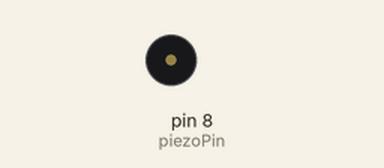
Simulated run of this sketch. Board: Arduino Uno, built with avr-gcc and run on an emulated ATmega328P. On the bench: buzzer (waves = sounding).

Above: at 0.2 s.
At 3.0 s:
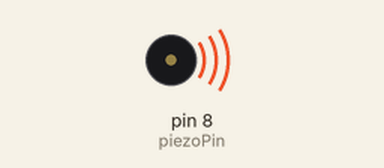
Timing chart, 0 to 5.4 s (numbered marks = the images above):
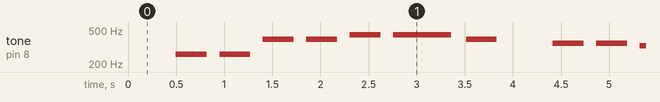

Measured:
- by itself, tone on pin 8 (piezoPin): plays 261 Hz for 0.32 s, 261 Hz for 0.32 s, 391 Hz for 0.32 s, 391 Hz for 0.32 s, 439 Hz for 0.32 s, 439 Hz for 0.60 s … (206 notes in this stretch)

The sketch:

practice_servowithboard.ino
```cpp
int piezoPin = 8;
int length = 15;
char notes[] = " ccggaag ffeeddc ggffeed ggffeed ccggaag ffeeddc ";      // a space represents a rest
int beats[] = { 1, 1, 1, 1, 1, 1, 2, 1, 1, 1, 1, 1, 1, 2, 4 };
int tempo = 300;

void playTone(int tone, int duration)
{
  for (long i = 0; i < duration * 1000L; i += tone * 2)
  {
    digitalWrite(piezoPin, HIGH);
    delayMicroseconds(tone);
    digitalWrite(piezoPin, LOW);
    delayMicroseconds(tone);
  }
}

void playNote(char note, int duration)
{
  char names[] = { 'c', 'd', 'e', 'f', 'g', 'a', 'b', 'C' };
  int tones[] = { 1915, 1700, 1519, 1432, 1275, 1136, 1014, 956 };
  for (int i = 0; i < 8; i++)
  {
    if (names[i] == note)
    {
      playTone(tones[i], duration);
    }
  }
}

void setup()
{
  pinMode(piezoPin, OUTPUT);
}

void loop()
{
  for (int i = 0; i < length; i++)
  {
    if (notes[i] == ' ')
    {
      delay(beats[i] * tempo);
    } else
      playNote(notes[i], beats[i] * tempo);
    delay(tempo / 2);
  }
}
```
